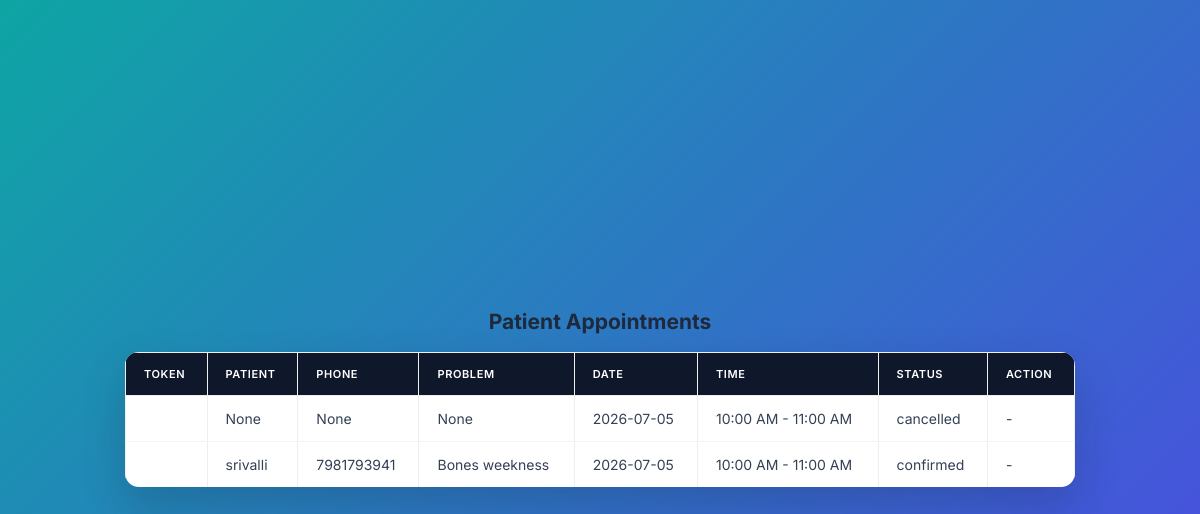
Screenshot of /doctor/appointments (signed in) with the database file from the repository.
### tables this page shows
CREATE TABLE appointments (
        id INTEGER PRIMARY KEY AUTOINCREMENT,
        patient_id INTEGER,
        doctor_id INTEGER,
        slot_id INTEGER,
        status TEXT DEFAULT 'pending',
        created_at TIMESTAMP DEFAULT CURRENT_TIMESTAMP, token_number INTEGER, problem TEXT, problem_fee REAL DEFAULT 0, total_fee REAL, next_visit_date TEXT, diagnosis TEXT, patient_name TEXT, patient_phone TEXT,
        FOREIGN KEY (patient_id) REFERENCES users(id),
        FOREIGN KEY (doctor_id) REFERENCES doctors(id),
        FOREIGN KEY (slot_id) REFERENCES availability(id)
    );

CREATE TABLE availability (
        id INTEGER PRIMARY KEY AUTOINCREMENT,
        doctor_id INTEGER,
        date TEXT,
        time_slot TEXT,
        is_booked INTEGER DEFAULT 0,
        FOREIGN KEY (doctor_id) REFERENCES doctors(id)
    );

### app.py (the view)
@app.route('/doctor/appointments')
def doctor_appointments():
    if 'user_id' not in session or session['role'] != 'doctor':
        return redirect(url_for('login'))
    conn = get_db()
    doctor = conn.execute('SELECT * FROM doctors WHERE user_id = ?', (session['user_id'],)).fetchone()
    appointments = conn.execute('''
        SELECT appointments.id, appointments.problem, appointments.status,
               appointments.patient_name, appointments.patient_phone,
               availability.date, availability.time_slot
        FROM appointments
        JOIN availability ON appointments.slot_id = availability.id
        WHERE appointments.doctor_id = ?
        ORDER BY availability.date, availability.time_slot, appointments.token_number
    ''', (doctor['id'],)).fetchall()
    conn.close()
    return render_template('doctor_appointments.html', appointments=appointments)

### app.py (called while the page is built)
def get_db():
    conn = sqlite3.connect('appointments.db')
    conn.row_factory = sqlite3.Row
    return conn

### templates/doctor_appointments.html (shortened to what this page needs)
<!DOCTYPE html>
<html lang="en">
<head>
    <link rel="stylesheet" href="{{ url_for('static', filename='style.css') }}">
</head>
<body>
    <h2>Patient Appointments</h2>
    <table border="1" cellpadding="8">
        <tr>
            <th>Token</th>
            <th>Patient</th>
            <th>Phone</th>
            <th>Problem</th>
            <th>Date</th>
            <th>Time</th>
            <th>Status</th>
            <th>Action</th>
        </tr>
        {% for appt in appointments %}
        <tr>
            <td>{{ appt['token_number'] }}</td>
            <td>{{ appt['patient_name'] }}</td>
            <td>{{ appt['patient_phone'] }}</td>
            <td>{{ appt['problem'] }}</td>
            <td>{{ appt['date'] }}</td>
            <td>{{ appt['time_slot'] }}</td>
            <td>{{ appt['status'] }}</td>
            <td>
                {% if appt['status'] == 'pending' %}
                <a href="/doctor/appointment/{{ appt['id'] }}/approve">Approve</a> |
                <a href="/doctor/appointment/{{ appt['id'] }}/cancel">Cancel</a>
                {% else %}
                -
                {% endif %}
            </td>
        </tr>
        {% endfor %}
    </table>
</body>
</html>

### static/style.css (style rules this page uses)
* { box-sizing: border-box; margin: 0; padding: 0; }
html, body { height: 100%; }
body { font-family: 'Inter', sans-serif; background: linear-gradient(135deg, #0ea5a4, #4f46e5); min-height: 100vh; display: flex; flex-direction: column; align-items: center; justify-content: center; padding: 40px 20px; color: #1e293b; }
h2 { font-size: 21px; font-weight: 700; color: #1e293b; margin: 20px 0 18px 0; }
table { border-collapse: collapse; width: 100%; max-width: 950px; background: #ffffff; border: none; border-radius: 14px; overflow: hidden; margin-bottom: 25px; box-shadow: 0 20px 45px rgba(15, 23, 42, 0.2); }
th, td { padding: 14px 18px; text-align: left; font-size: 14px; }
th { background: #0f172a; color: #ffffff; text-transform: uppercase; font-size: 11px; letter-spacing: 0.6px; font-weight: 600; }
td { border-bottom: 1px solid #f1f5f9; color: #334155; }
tr:last-child td { border-bottom: none; }

### rows the page displays
appointments: patient_name "None", patient_phone "None", problem "None", date "2026-07-05", time_slot "10:00 AM - 11:00 AM", status "cancelled"
appointments: patient_name "srivalli", patient_phone "7981793941", problem "Bones weekness", date "2026-07-05", time_slot "10:00 AM - 11:00 AM", status "confirmed"
